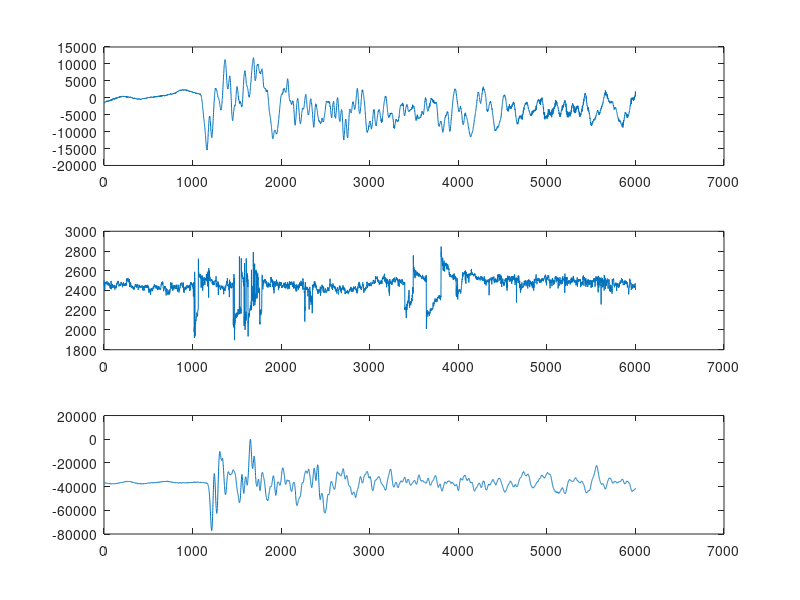
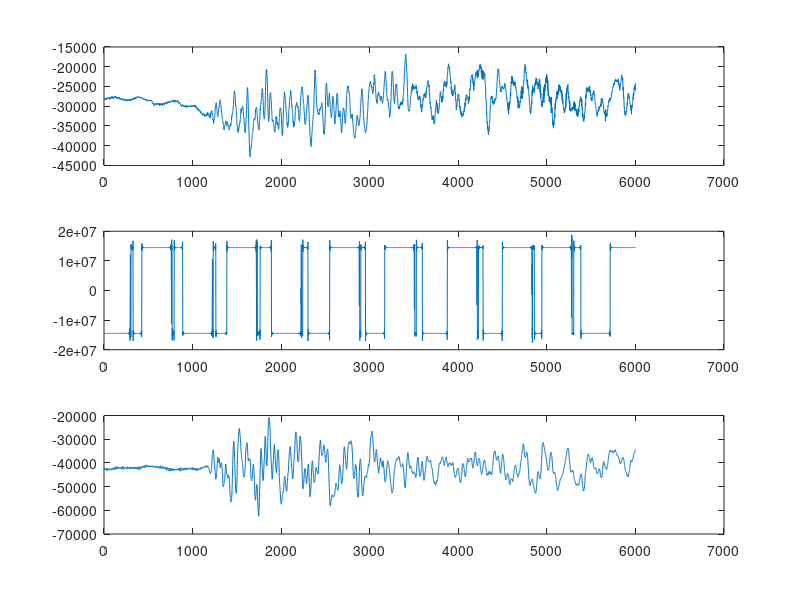
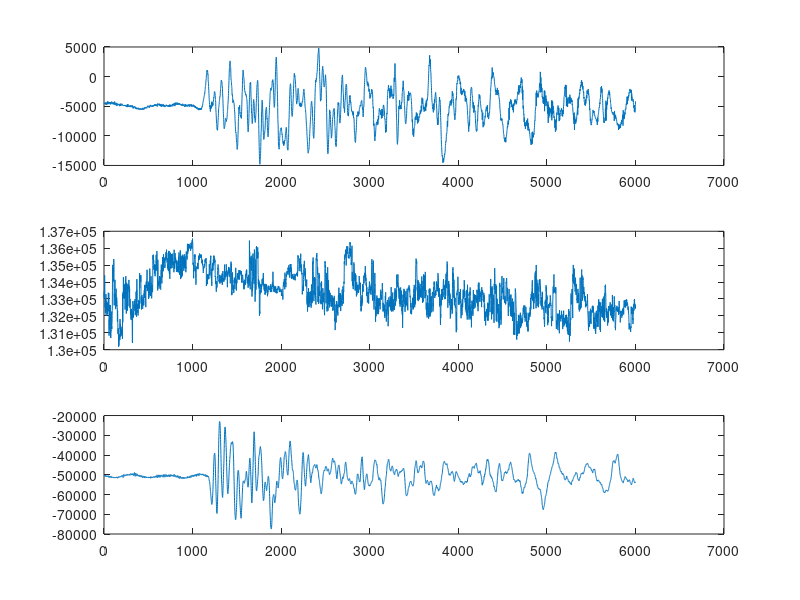
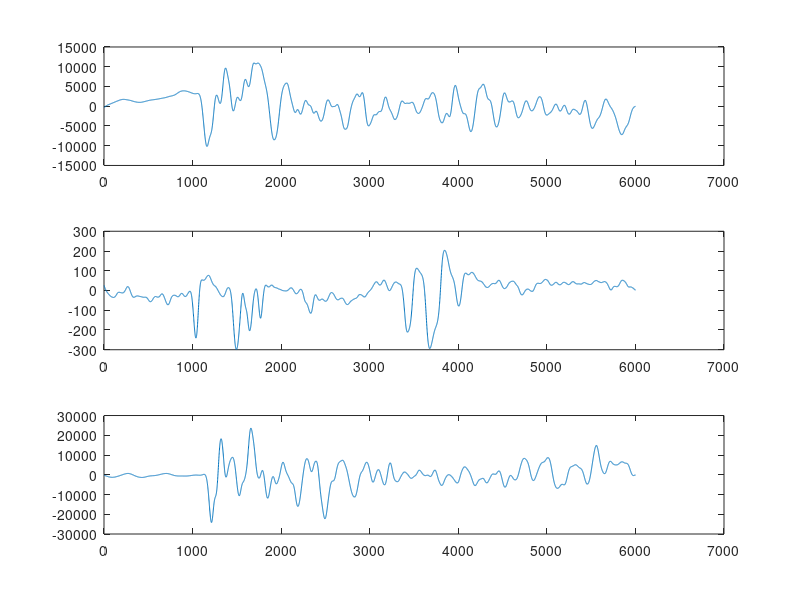

The MATLAB source for these figures, in order:
clc; clear all;
a=load('event102_ME05_07211504.mat');
b=load('event102_ME06_07211504.mat');
c=load('event102_ME07_07211504.mat');
flow=0.05;
fhigh=4;
figure(1)
subplot(3,1,1)
plot(a.vert)
subplot(3,1,2)
plot(b.vert)
subplot(3,1,3)
plot(c.vert)

figure(2)
subplot(3,1,1)
plot(a.North)
subplot(3,1,2)
plot(b.North)
subplot(3,1,3)
plot(c.North)


figure(3)
subplot(3,1,1)
plot(a.East)
subplot(3,1,2)
plot(b.East)
subplot(3,1,3)
plot(c.East)

[Z,V] = butter(2,[flow/(2/0.01) fhigh/(2/0.01)]);
datZ1 = filtfilt(Z,V,a.vert);
datZ2 = filtfilt(Z,V,b.vert);
datZ3 = filtfilt(Z,V,c.vert);

figure(4)
subplot(3,1,1)
plot(datZ1)
subplot(3,1,2)
plot(datZ2)
subplot(3,1,3)
plot(datZ3)



